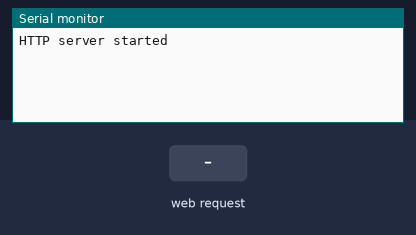
Recording of a sketch running on a simulated ESP32. Shown: the last lines printed to the serial monitor. The inputs (shaded band) are chosen by the test bench. Random numbers use the default seed unless the sketch sets one; nothing arrives over Bluetooth unless stated; a phone connects over Bluetooth LE 3 s after start.

Above: at 1.3 s.
1.4 s: HTTP request GET /on received
At 1.47 s:
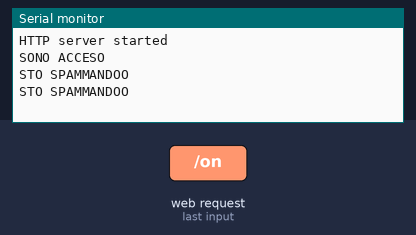
2.9 s: HTTP request GET /off received
At 4.4 s:
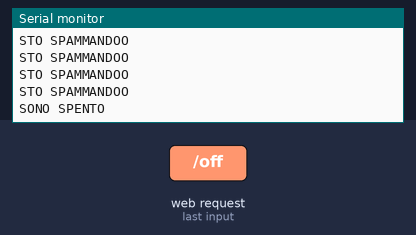

Measured:
- after the input at 1.4 s, the serial monitor: prints a new line at once (image 1)
- after the input at 2.9 s, the serial monitor: prints a new line at once (image 2)

The sketch:

sourapple_web.ino
```cpp
#include <WiFi.h>
#include <WebServer.h>
#include <NimBLEDevice.h>

NimBLEAdvertising *pAdvertising;

/* Put your SSID & Password */
const char* ssid = "Iphone di Esp";  // Enter SSID here
const char* password = "Canguro.15";  //Enter Password here

/* Put IP Address details */
IPAddress local_ip(192,168,1,1);
IPAddress gateway(192,168,1,1);
IPAddress subnet(255,255,255,0);

WebServer server(80);

bool status = LOW;

void setup() {
  Serial.begin(115200);

  /* BLUETOOTH */
  NimBLEDevice::init("");
  NimBLEServer *pServer = NimBLEDevice::createServer();
  pAdvertising = pServer->getAdvertising();

  /* WIFI */
  WiFi.softAP(ssid, password);
  WiFi.softAPConfig(local_ip, gateway, subnet);
  delay(100);

  server.on("/", handle_OnConnect);
  server.on("/on", handle_on);
  server.on("/off", handle_off);

  server.onNotFound(handle_NotFound);

  server.begin();
  Serial.println("HTTP server started");
}

void loop() {
  server.handleClient();

  /*BLUETOOTH*/
  if(status == true){
    Serial.println("STO SPAMMANDOO ");
    delay(40);
    NimBLEAdvertisementData advertisementData = getOAdvertisementData();
    pAdvertising->setAdvertisementData(advertisementData);
    pAdvertising->start();
    delay(20);
    pAdvertising->stop();
  }

}

void handle_OnConnect() {
  status = LOW;
  server.send(200, "text/html", SendHTML(status));
}

void handle_on() {
  status = HIGH;
  accendiIphone();
  server.send(200, "text/html", SendHTML(true));
}

void handle_off() {
  status = LOW;
  spegniIphone();
  server.send(200, "text/html", SendHTML(false));
}

void handle_NotFound(){
  server.send(404, "text/plain", "Not found");
}

String SendHTML(uint8_t led1stat){
  String ptr = "<!DOCTYPE html> <html>\n";
  ptr +="<head><meta name=\"viewport\" content=\"width=device-width, initial-scale=1.0, user-scalable=no\">\n";
  ptr +="<title>LED Control</title>\n";
  ptr +="<style>html { font-family: Helvetica; display: inline-block; margin: 0px auto; text-align: center;}\n";
  ptr +="body{margin-top: 50px;} h1 {color: #444444;margin: 50px auto 30px;} h3 {color: #444444;margin-bottom: 50px;}\n";
  ptr +=".button {display: block;width: 80px;background-color: #3498db;border: none;color: white;padding: 13px 30px;text-decoration: none;font-size: 25px;margin: 0px auto 35px;cursor: pointer;border-radius: 4px;}\n";
  ptr +=".button-on {background-color: #3498db;}\n";
  ptr +=".button-on:active {background-color: #2980b9;}\n";
  ptr +=".button-off {background-color: #34495e;}\n";
  ptr +=".button-off:active {background-color: #2c3e50;}\n";
  ptr +="p {font-size: 14px;color: #888;margin-bottom: 10px;}\n";
  ptr +="</style>\n";
  ptr +="</head>\n";
  ptr +="<body>\n";
  ptr +="<h1>ESP32 Sour Apple</h1>\n";
  ptr +="<h3>Using Access Point Mode</h3>";
  ptr +="<p>by SERRINH0</p>\n\n\n";

   if(led1stat)
  {ptr +="<p>Status: ON</p><a class=\"button button-off\" href=\"/off\">OFF</a>\n";}
  else
  {ptr +="<p>Status: OFF</p><a class=\"button button-on\" href=\"/on\">ON</a>\n";}


  ptr +="</body>\n";
  ptr +="</html>\n";
  return ptr;
}

void accendiIphone() {
  Serial.println("SONO ACCESO");
}

void spegniIphone() {
  Serial.println("SONO SPENTO");
}

/*BLUETOOTH*/
NimBLEAdvertisementData getOAdvertisementData() {
  NimBLEAdvertisementData randomAdvertisementData = NimBLEAdvertisementData();
  uint8_t packet[17];
  uint8_t i = 0;

  packet[i++] = 16;    // Packet Length
  packet[i++] = 0xFF;        // Packet Type (Manufacturer Specific)
  packet[i++] = 0x4C;        // Packet Company ID (Apple, Inc.)
  packet[i++] = 0x00;        // ...
  packet[i++] = 0x0F;  // Type
  packet[i++] = 0x05;                        // Length
  packet[i++] = 0xC1;                        // Action Flags
  const uint8_t types[] = { 0x27, 0x09, 0x02, 0x1e, 0x2b, 0x2d, 0x2f, 0x01, 0x06, 0x20, 0xc0 };
  packet[i++] = types[rand() % sizeof(types)];  // Action Type
  esp_fill_random(&packet[i], 3); // Authentication Tag
  i += 3;
  packet[i++] = 0x00;  // ???
  packet[i++] = 0x00;  // ???
  packet[i++] =  0x10;  // Type ???
  esp_fill_random(&packet[i], 3);

  randomAdvertisementData.addData(std::string((char *)packet, 17));
  return randomAdvertisementData;
}
```
